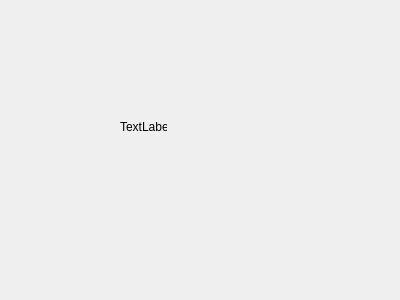
<?xml version="1.0" encoding="UTF-8"?>
<ui version="4.0">
 <class>GeriSayimEkrani</class>
 <widget class="QDialog" name="GeriSayimEkrani">
  <property name="geometry">
   <rect>
    <x>0</x>
    <y>0</y>
    <width>400</width>
    <height>300</height>
   </rect>
  </property>
  <property name="windowTitle">
   <string>Dialog</string>
  </property>
  <widget class="QLabel" name="gerisayim">
   <property name="geometry">
    <rect>
     <x>120</x>
     <y>120</y>
     <width>47</width>
     <height>13</height>
    </rect>
   </property>
   <property name="text">
    <string>TextLabel</string>
   </property>
  </widget>
 </widget>
 <resources/>
 <connections/>
</ui>
